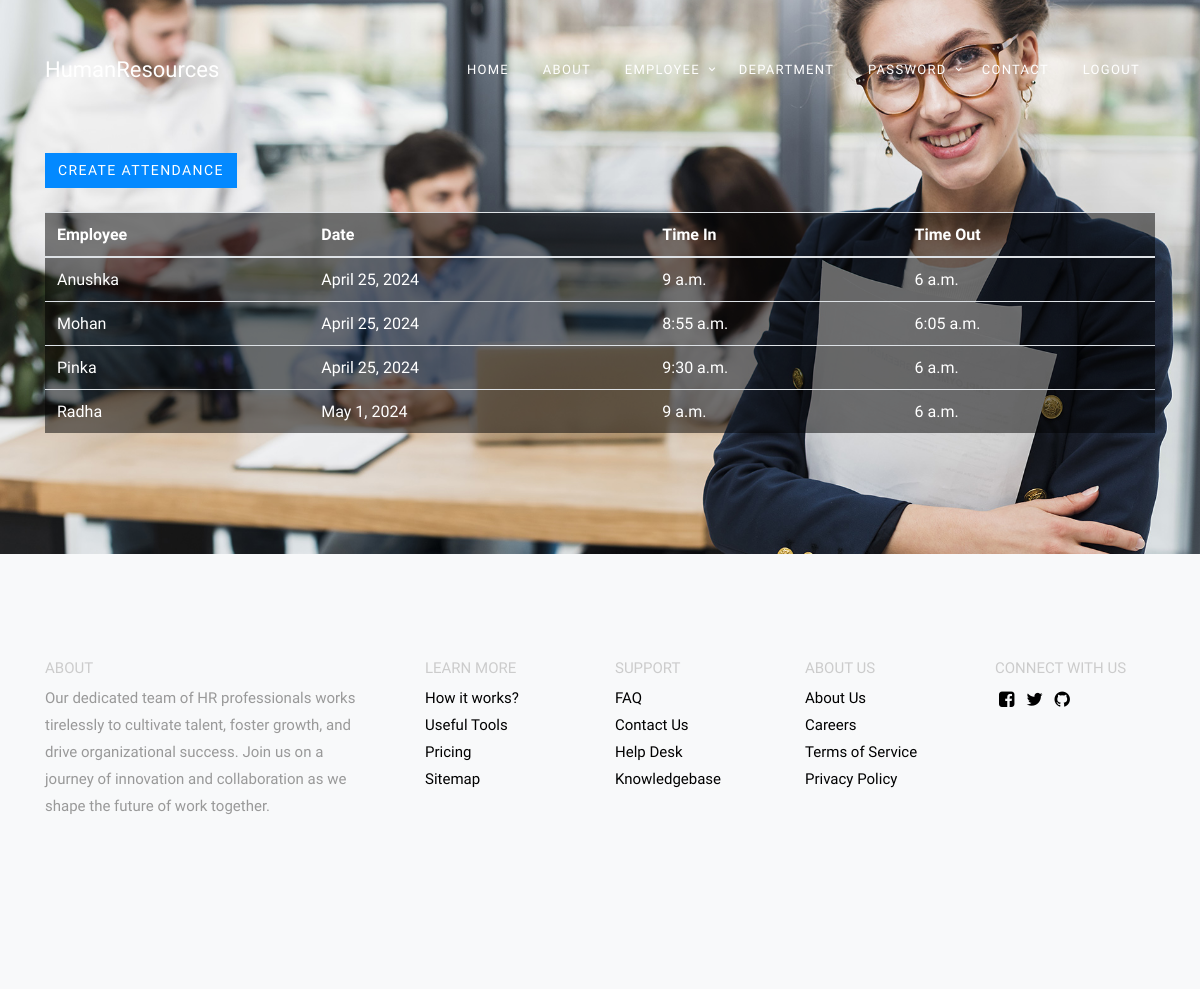
Screenshot of /attendance_list/ with the database file from the repository.
### data/models.py (models this page shows, shortened)
class Attendance(models.Model):
    employee = models.ForeignKey(Employee, on_delete=models.CASCADE, null=True)
    date = models.DateField()
    time_in = models.TimeField()
    time_out = models.TimeField(null=True, blank=True)

class Employee(models.Model):
    first_name = models.CharField(max_length=255)
    last_name = models.CharField(max_length=255)
    age = models.IntegerField(blank=True, null=True)
    salary = models.IntegerField(blank=True, null=True)
    email = models.CharField(max_length=255, default=None, null=True)
    dep = models.ForeignKey('Department', null=True,blank=True, on_delete=models.CASCADE)
    is_active = models.BooleanField(default=None, null=True)
    gender = models.CharField(max_length=15, choices=GENDER_CHOICES, default=None, null=True)
    class Meta:
        ordering = ['id']

### data/views.py (the view)
# urls.py: path('attendance_list/', views.attendance_list, name='attendance-list'),
def attendance_list(request):
    attendance_records = Attendance.objects.all()
    employees = Employee.objects.all()
    context = {
        'attendance_records': attendance_records,
        'employees': employees,
    }
    return render(request, 'attendance_list.html', context)

### data/templates/attendance_list.html (shortened to what this page needs)
{% load static %}
{% block content %}
<html lang="en">
<head>
    <link rel="stylesheet" href="https://stackpath.bootstrapcdn.com/bootstrap/4.5.2/css/bootstrap.min.css">
    <link rel="stylesheet" href="{% static 'data/css/style.css' %}">
</head>
<body>
    <div class="js-animsition animsition" id="site-wrap" data-animsition-in-class="fade-in" data-animsition-out-class="fade-out">
        <header class="templateux-navbar" role="banner">
            <div class="container"  data-aos="fade-down">
              <div class="row">
                <div class="col-3 templateux-logo">
                  <a href="" class="animsition-link">HumanResources</a>
                </div>
                <nav class="col-9 site-nav">
                  <ul class="sf-menu templateux-menu d-none d-md-block">
                    <li class="active">
                      <a href="/home/" class="animsition-link">Home</a>
                    </li>
                    <li><a href="/about_us/" class="animsition-link">About</a></li>
                    <li>
                      <a href="" class="animsition-link">Employee</a>
                      </li>
                      </ul>
                    <li><a href="/department/" class="animsition-link">Department</a></li>
                    <li>
                      <a href="" class="animsition-link">Password</a>
                        <li>
                    <li><a href="/contact_us/" class="animsition-link">Contact</a></li>
                    <li><a href="/logout/" class="animsition-link">Logout</a><li>
                </nav>
              </div>
            </div>
          </header>
          <div class="templateux-section" style="background-image: url('{% static 'data/images/slider-1.jpg' %}'); background-size: cover; background-position: center;">
            <div class="container">
              <div class="row">
    <div class="container mt-5">
        <h1 class="mb-4"><a href="attendance_create/" class="btn btn-primary">Create Attendance</a></h1>
        <table class="table table-striped opaque-table">
            <thead>
                <tr>
                    <th>Employee</th>
                    <th>Date</th>
                    <th>Time In</th>
                    <th>Time Out</th>
                </tr>
            </thead>
            <tbody>
                {% for attendance_record in attendance_records %}
                <tr>
                    <td>{{ attendance_record.employee.first_name }}</td>
                    <td>{{ attendance_record.date }}</td>
                    <td>{{ attendance_record.time_in }}</td>
                    <td>{{ attendance_record.time_out }}</td>
                </tr>
                {% endfor %}
            </tbody>
        </table>
    </div>
</div>
</div>
</div>
    <footer class="templateux-footer bg-light">
      <div class="container">
        <div class="row mb-5">
          <div class="col-md-4 pr-md-5">
            <div class="block-footer-widget">
              <h3>About</h3>
              <p>Our dedicated team of HR professionals works tirelessly to cultivate talent, foster growth, and drive organizational success. Join us on a journey of innovation and collaboration as we shape the future of work together.</p>
            </div>
          </div>
          <div class="col-md-8">
            <div class="row">
              <div class="col-md-3">
                <div class="block-footer-widget">
                  <h3>Learn More</h3>
                  <ul class="list-unstyled">
                    <li><a href="#">How it works?</a></li>
                    <li><a href="#">Useful Tools</a></li>
                    <li><a href="#">Pricing</a></li>
                    <li><a href="#">Sitemap</a></li>
                  </ul>
                </div>
              </div>
              <div class="col-md-3">
                <div class="block-footer-widget">
                  <h3>Support</h3>
                  <ul class="list-unstyled">
                    <li><a href="#">FAQ</a></li>
                    <li><a href="#">Contact Us</a></li>
                    <li><a href="#">Help Desk</a></li>
                    <li><a href="#">Knowledgebase</a></li>
                  </ul>
                </div>
              </div>
              <div class="col-md-3">
                <div class="block-footer-widget">
                  <h3>About Us</h3>
                  <ul class="list-unstyled">
                    <li><a href="#">About Us</a></li>
                    <li><a href="#">Careers</a></li>
                    <li><a href="#">Terms of Service</a></li>
                    <li><a href="#">Privacy Policy</a></li>
                  </ul>
                </div>
              </div>
              <div class="col-md-3">
                <div class="block-footer-widget">
                  <h3>Connect With Us</h3>
                  <ul class="list-unstyled block-social">
                    <li><a href="#" class="p-1"><span class="icon-facebook-square"></span></a></li>
                    <li><a href="#" class="p-1"><span class="icon-twitter"></span></a></li>
                    <li><a href="#" class="p-1"><span class="icon-github"></span></a></li>
                  </ul>
                </div>
              </div>
            </div>
          </div>
        </div>
      </div>
    </footer>
  </div>
  </body>
  </html>
  {% endblock %}

### data/templates/attendance_list.html (style rules this page uses)
.table th { color: white; }
.table td { color: white; }
.opaque-table { background-color: rgba(0, 0, 0, 0.5); color: white; }

### rows the page displays
Attendance: employee.first_name "Anushka", date "April 25, 2024", time_in "9 a.m.", time_out "6 a.m."
Attendance: employee.first_name "Mohan", date "April 25, 2024", time_in "8:55 a.m.", time_out "6:05 a.m."
Attendance: employee.first_name "Pinka", date "April 25, 2024", time_in "9:30 a.m.", time_out "6 a.m."
Attendance: employee.first_name "Radha", date "May 1, 2024", time_in "9 a.m.", time_out "6 a.m."
